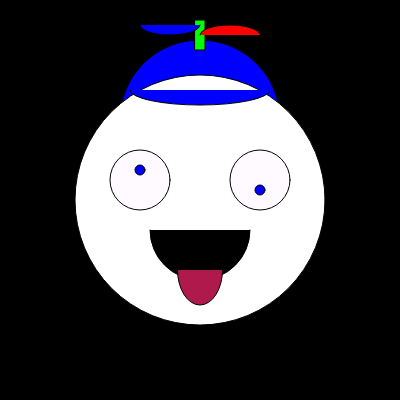
Frame 1 (no input)
Frame 60 (no input): identical to frame 1, image omitted
Frame 120 (the mouse pressed at the canvas centre since frame 60): identical to frame 1, image omitted

The p5.js sketch that drew this single still picture (run headless with seeded random() and noise() and a simulated clock; from frame 60 on, the mouse is pressed at the canvas centre):

// p5.js sketch
// ── sketch.js
function setup() {
  createCanvas(400, 400);
}

function draw() {
  background(0);
  //P_Hat
  fill(0,0,255);
  circle(200,120,160);
  //P_Propella
  loop()
   fill(0,255,0);
  rect(195,20,10,30,)
  fill(0,0,255);
  arc(170,25,60,20,0, PI);
  fill(255,0,0)
  arc(230,35,60,20,PI,0);
  
  

  
  //Face
  fill(255,255,255);
  circle(200,200,250);
  fill(255,250,255);
  //MainEyes
  circle(140,180,60);
  circle(260,180,60);
  //Iris
  fill(0,0,255);
  circle(140,170,10);
  circle(260,190,10);
  //Mouth
  fill(0,0,0);
  arc(200,230,100,100,0, PI);
  //Tounge
  fill(175,25,75);
  arc(200,270,45,70,0, PI);
  //p_Hat_On_Top
   fill(0,0,255);
  arc(200,90,140,30,0, PI);
}
